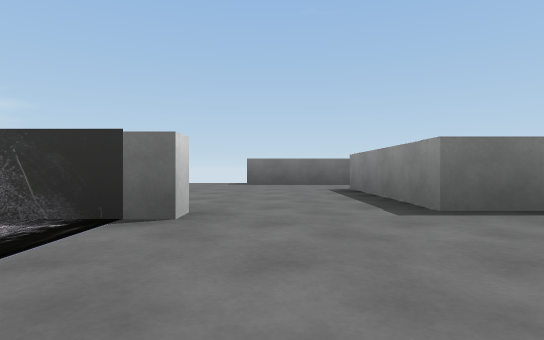
[1] (above)

15 first-person views from a walk through a 3-D level made in the Unity game engine. The camera is 0.55 m above the floor, looks level and sees 80° across. The floor is counted in squares, 2 m on a side. Each view is taken from the middle of a square. On the plan, view 1 faces up. The plan holds only what a view shows up to about 9 squares ahead; the rest is blank. The player character is not drawn.

[2]
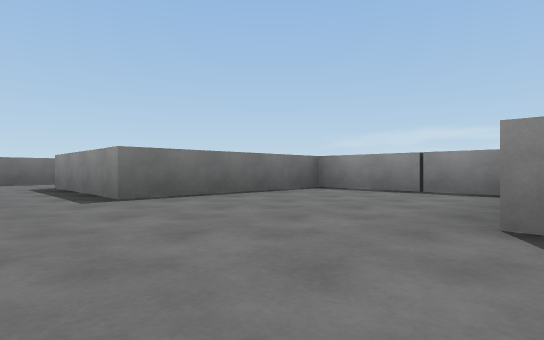

[3]
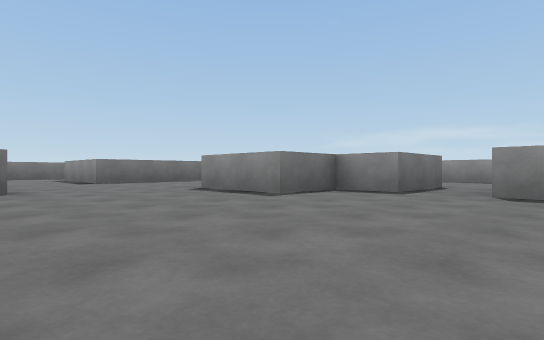

[4]
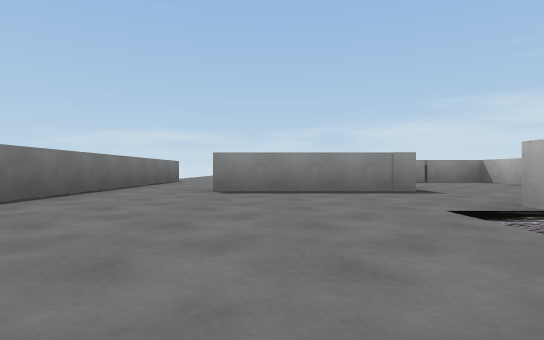

[5]
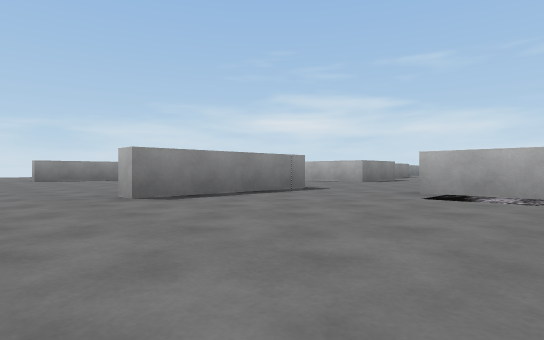

[6]
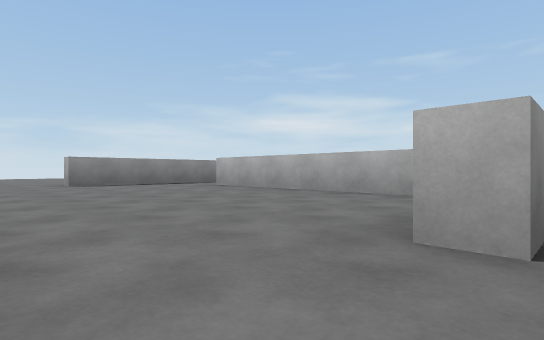

[7]
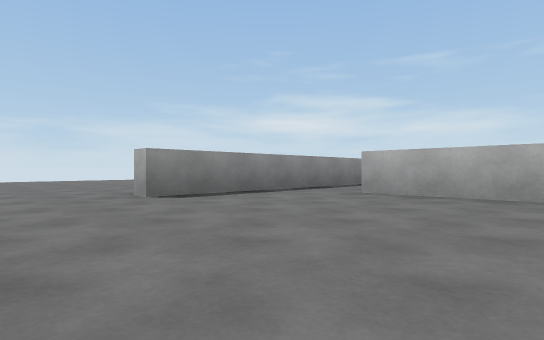

[8]
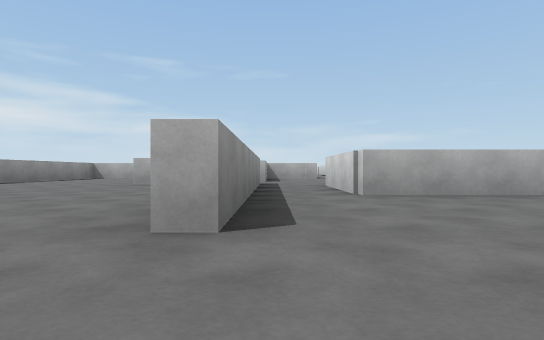

[9]
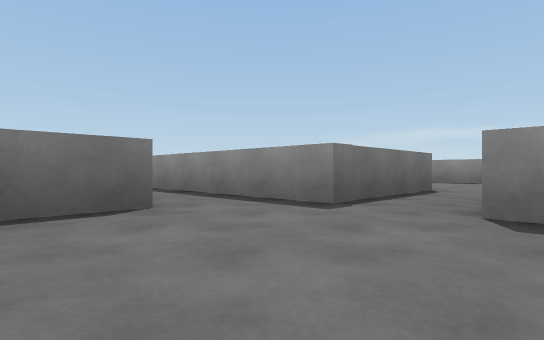

[10]
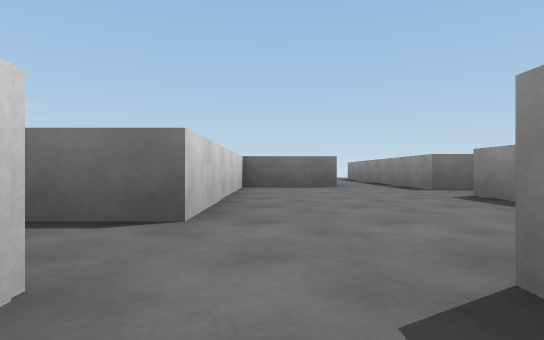

[11]
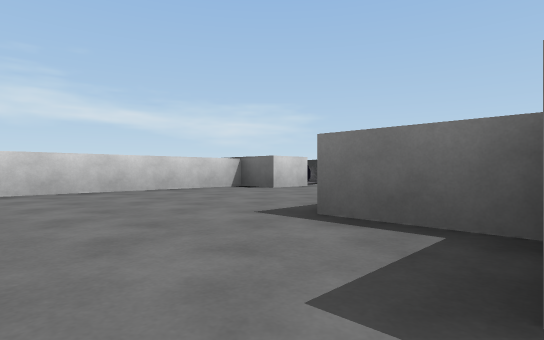

[12]
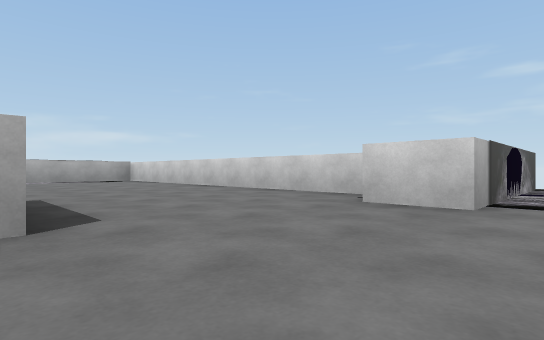

[13]
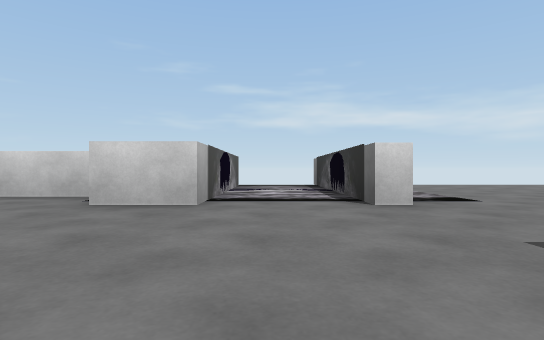

[14]
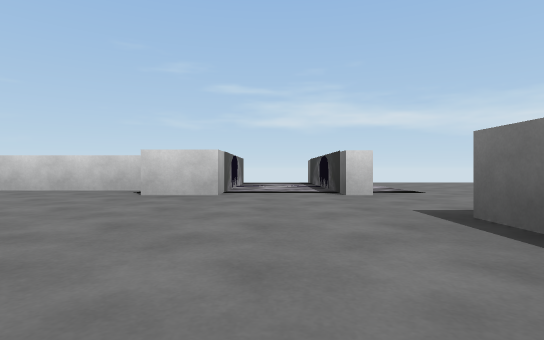

[15]
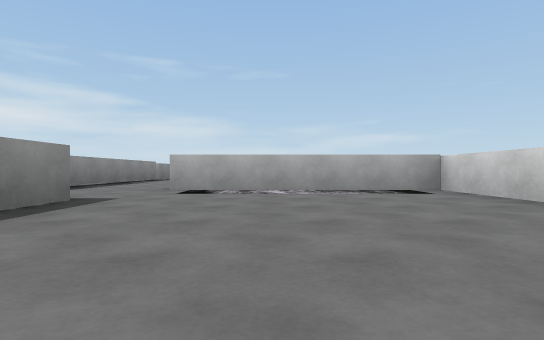

### Floor plan
Key: @ floor where view 1 was taken; # wall or solid block; x gap in a wall; . floor; O other object.
Columns run from 4 left of view 1 to 13 right of it. Each row starts with its distance up from view 1.
  7     #####x
  6   ............
  5  .................
  4  ....#.....#......
  3  ....#.....#......
  2 ####.#######....
  1  .......####....
  0 ##O#@...#..###...#
 -1   #...###........#
 -2   #...###...#  ..#
 -3   #....##...#  ..#
 -4   #........##
 -5   #....##.##
 -6   #....#
 -7   #.....
 -8   #####.#
 -9        .#.
-10        .#.
-11         #
-12         #

Positions as (right, up) in squares from view 1, and headings:
1: (0, 0), facing up
2: (0, -1), facing up-right
3: (-1, -5), facing up-right
4: (-3, 4), facing right
5: (-2, 6), facing down-right
6: (1, 6), facing down-right
7: (4, 6), facing down-right
8: (7, 6), facing down
9: (5, -2), facing up-right
10: (5, -5), facing up
11: (3, -4), facing up-left
12: (2, 1), facing down-left
13: (2, 1), facing left
14: (3, 1), facing left
15: (1, -3), facing down
